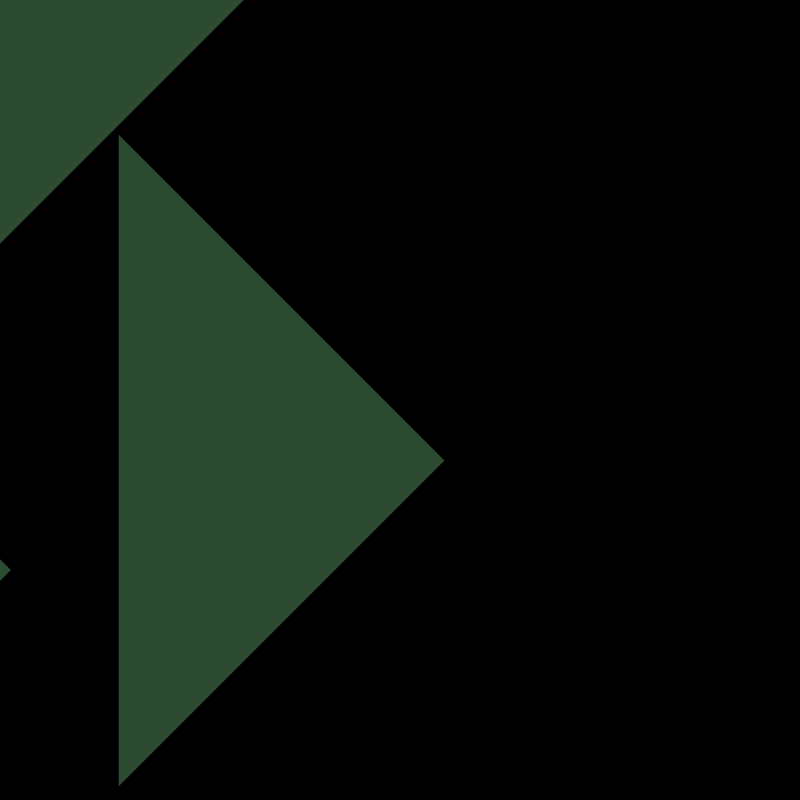
Frame 1 (no input)
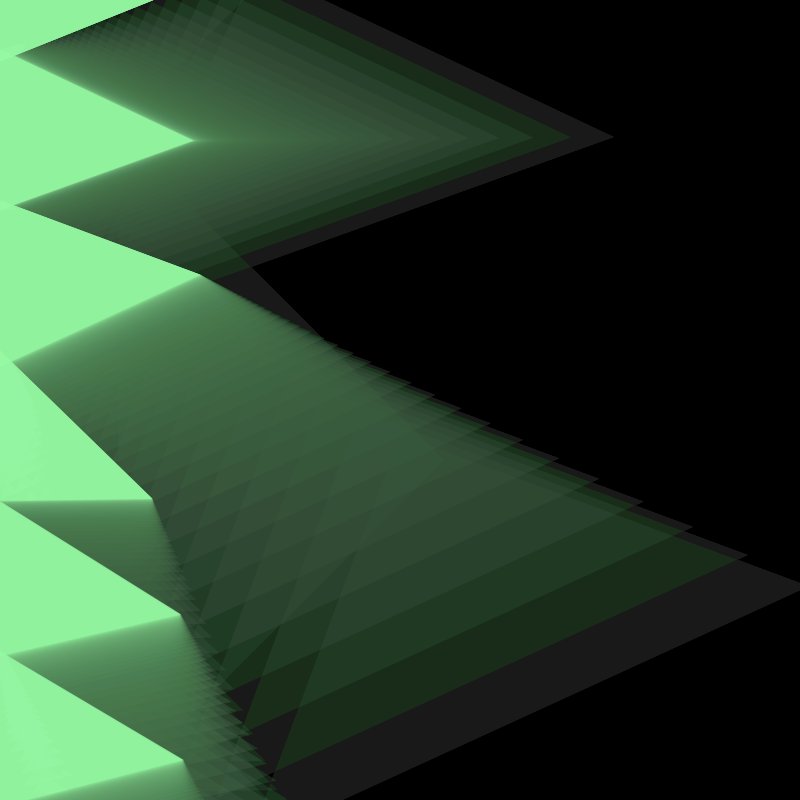
Frame 60 (the mouse pressed at the canvas centre just before this capture)
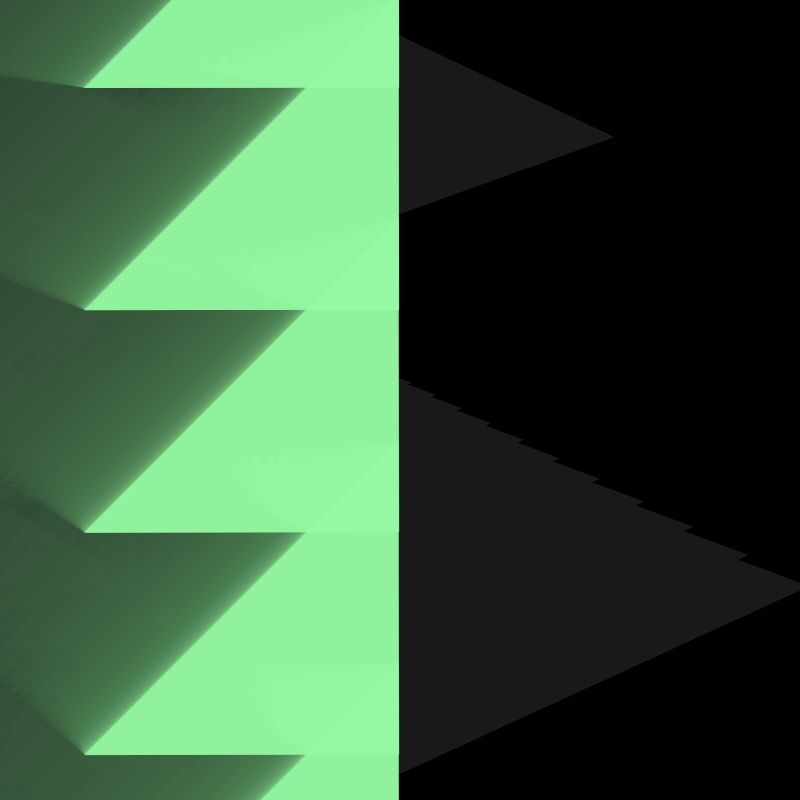
Frame 120 (the mouse held since frame 60 and released just before this capture)

The Processing sketch that drew these frames (run headless with seeded random() and noise(); from frame 60 on, the mouse is pressed at the canvas centre):

// Processing sketch: processing_187308
// ── processing_187308.pde

Paper[] planes = new Paper[7];

void setup(){
  //size of sketch, initial bgcolor
  size(800,800);
  background(0);
  
  for(int i = 0; i < planes.length; i++){
   planes[i] = new Paper();
  }

 
   
}

void draw(){
  //background(0);
 
 fill(0,5);
 rect(0,0,width,height);

 for(int i = 0; i < planes.length; i++){
  
   
   if(i == 0){
  planes[i].update(mouseX,mouseY+800);  //math 
   }else{
   
  translate(-planes[i-1].tailx,-planes[i-1].taily);
  
  planes[i].update(planes[i-1].x,planes[i-1].y);  //math 
   }
   
  
  
  
  planes[i].display();  //visual 
}
 
  
}

class Paper{
  
float x,y,fx,fy,angle,angle2,fangle,deltaX,deltaY,speed,ranSpeed;

int counter;

int wavecount,waveMax;

float xcheck1,ycheck1,xcheck2,ycheck2,scaled,linew;

float yStart;

float tailx, taily;

  Paper(){
    
    yStart = random(height);
    
  ranSpeed = random(2,15);
  speed = ranSpeed;
  x = random(width);
  y = height+yStart;
  
  fx = x;
  fy = y+height;
  
  waveMax = 25;
  wavecount = 0;
  
  
  
    
  }
  
  void update(float tx, float ty){
      if(wavecount < waveMax){
    wavecount++;
  }else{
 //   x+=random(-250,250);
    waveMax = int(random(15,100));
    wavecount = 0;
  }
  
//  y-=speed;
  
  
  
//  if(fy <= (0-75)){
//    y = height;
//    fy = height + yStart;
//    x = random(width);
//    fx = x;
//    ranSpeed = random(2,15);
//  }

x = tx;
y = ty;
  
  fy += (y - fy) * .1;
  fx += (x - fx) * .1;
  
if(counter==0){
  counter++;
  xcheck1 = fx;
  ycheck1 = fy;
}else{
  xcheck2 = fx;
  ycheck2 = fy;
deltaY = (ycheck2 - ycheck1);
deltaX = (xcheck2 - xcheck1);
  counter = 0;
}
 

  
  

  angle = atan2(deltaY, deltaX) * 180 / PI;
 
  
  fangle += (angle - fangle) * 1;










scaled = map(fy,height,0,150,5);

linew = map(fy,height,0,5,.5);

speed = map(fy,height,0,ranSpeed,1);

tailx = 0;

taily = scaled;


  }
  
  void display(){    
pushMatrix();
translate(fx,fy);
//pushMatrix();
rotate(radians(-270+fangle));
noStroke();
fill(154,264,168,75);
triangle(0,0,scaled,scaled,-scaled,scaled);


popMatrix();
  }
  
  
}
